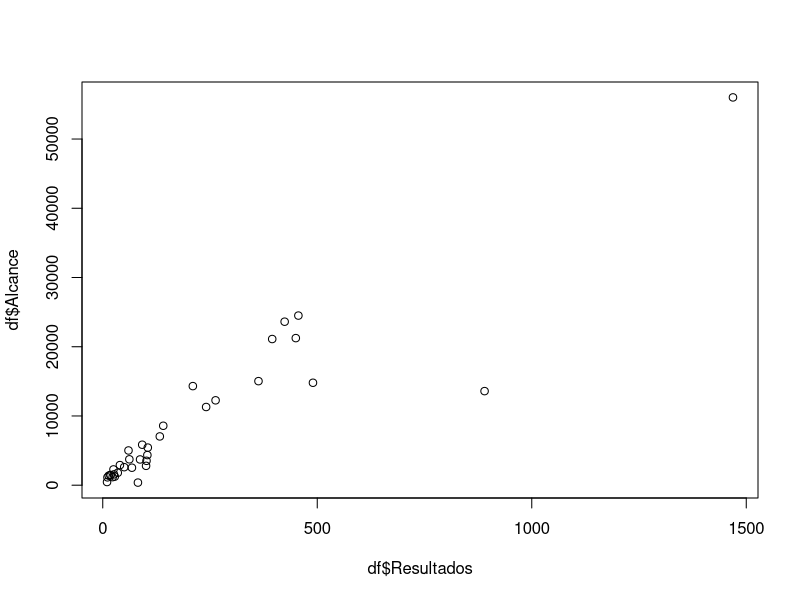
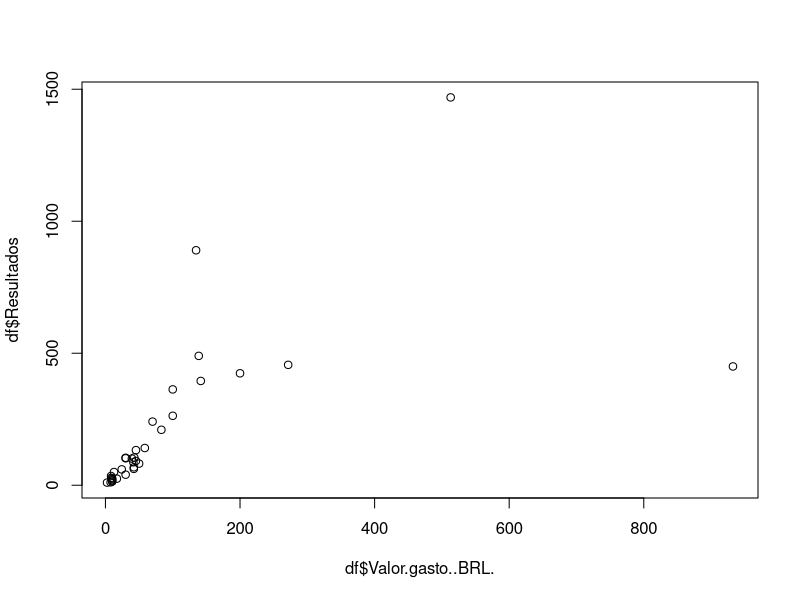

Here is the R script that generated these plots, in order: (Note: this script raises an error after producing the figures.)
### Load data
df = read.csv("cmkbr.csv", header = TRUE, sep = ",")

### prepare data
names <- df$Nome.da.campanha
ID <- df$ID
df <- df[,-c(1:2)]

### exploratory analysis
cor(df)
plot(df$Alcance ~ df$Resultados)
plot(df$Resultados ~ df$Valor.gasto..BRL.)
summary(df)
var(df)
sd(df)

### regression model for Resultados(CLicks)
model <- lm(df$Resultados ~ df$Valor.gasto..BRL.)
model 

teste <- data.frame(x=names)
predict <- predict(model, teste)

plot(df$Valor.gasto..BRL., 
          df$Resultados, 
          xlab = "Valor gasto na Campanha (R$)",
          ylab = "Clicks em Links",
          type = "p",
          col = "blue",
          pch=1,
          cex=1.5,
     main = "Regression Model for Facebook")
points(df$Valor.gasto..BRL., predict, type="p", col="red", pch=4)
abline(model, lwd=1, col='red')
legend("topright", c("y", "y_estimado"), pch=c(1,4), col=c("blue", "red"))

### regression model for Alcance(Público alcançado)
model2 <- lm(df$Alcance ~ df$Valor.gasto..BRL.)
model2 

teste2 <- data.frame(x=names)
predict2 <- predict(model2, teste2)

plot(df$Valor.gasto..BRL., 
     df$Alcance, 
     xlab = "Valor gasto na Campanha (R$)",
     ylab = "Alcance de Público",
     type = "p",
     col = "blue",
     pch=1,
     cex=1.5,
     main = "Regression Model for Facebook")
points(df$Valor.gasto..BRL., predict2, type="p", col="red", pch=4)
abline(model2, lwd=1, col='red')
legend("topright", c("y", "y_estimado"), pch=c(1,4), col=c("blue", "red"))



